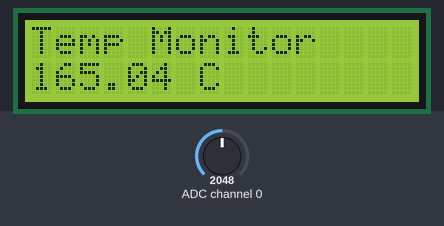
This program was run on a simulated Raspberry Pi (header pin numbers). Parts: 16×2 character LCD. The test bench sets the inputs (shaded band); at power-on: ADC channel 0 = 2048 (analog values on the 0–4095 scale).

Above: at 2.2 s.
2.3 s: ADC channel 0 set to 2866
At 3.8 s:
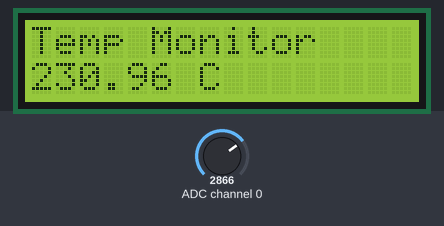
4.6 s: ADC channel 0 set to 3603
At 5.5 s:
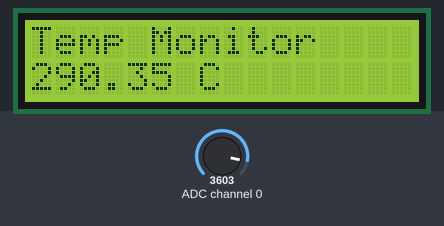
6.7 s: ADC channel 0 set to 4095
At 8.4 s:
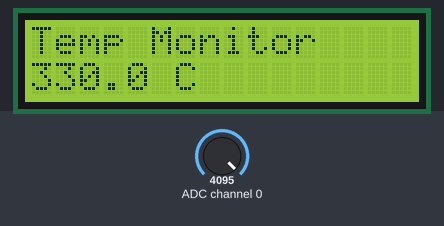
Timing chart, 0 to 9.9 s (numbered marks = the images above; inputs shaded):
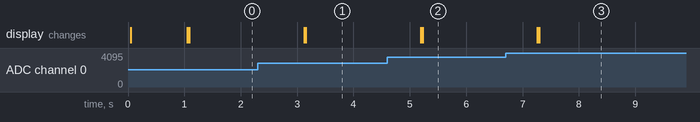

Measured:
- after the input at 2.3 s, the display: first changes after 0.82 s (image 1 shows a later state)
- after the input at 4.6 s, the display: first changes after 0.60 s (image 2 shows a later state)
- after the input at 6.7 s, the display: first changes after 0.56 s (image 3 shows a later state)

The program:

Temperature_monitor_code_.py
```python
import spidev
import time
import RPi.GPIO as GPIO

LCD_PINS = {
    'RS': 15,
    'E': 16,
    'D4': 7,
    'D5': 11,
    'D6': 12,
    'D7': 13
}
TEMP_CHANNEL = 0
LCD_WIDTH = 16


GPIO.setmode(GPIO.BOARD)
GPIO.setwarnings(False)

for pin in LCD_PINS.values():
    GPIO.setup(pin, GPIO.OUT)

spi = spidev.SpiDev()
spi.open(0, 0)  # Bus 0, Device 0 (CE0 = Pin 24)


def lcd_init():
    """Initialize LCD"""
    commands = [0x33, 0x32, 0x06, 0x0C, 0x28, 0x01]
    for cmd in commands:
        lcd_byte(cmd, False)
    time.sleep(0.0005)

def lcd_byte(value, is_char):
    """Send byte in 4-bit mode"""
    GPIO.output(LCD_PINS['RS'], is_char)

    for nibble in [value >> 4, value & 0x0F]:
        for i, pin in enumerate(['D4', 'D5', 'D6', 'D7']):
            GPIO.output(LCD_PINS[pin], bool(nibble & (1 << i)))
        lcd_pulse()

def lcd_pulse():
    """Pulse Enable pin"""
    GPIO.output(LCD_PINS['E'], True)
    time.sleep(0.0005)
    GPIO.output(LCD_PINS['E'], False)
    time.sleep(0.0005)

def lcd_print(text, line):
    """Print to LCD line 1 or 2"""
    lcd_byte(0x80 if line == 1 else 0xC0, False)
    for char in text.ljust(LCD_WIDTH)[:LCD_WIDTH]:
        lcd_byte(ord(char), True)


def read_adc(channel):
    """Read from MCP3208 (12-bit ADC)"""
    # MCP3208 protocol: Start bit + SGL/DIFF + D2,D1,D0 + X,X,X,X
    # Byte 1: 0x06 (start + single mode)
    # Byte 2: channel << 6

    adc = spi.xfer2([0x06, (channel << 6), 0])

    # Combine 12-bit result from bytes 2 and 3
    # adc[1] has B11-B8 in lower nibble, adc[2] has B7-B0
    value = ((adc[1] & 0x0F) << 8) + adc[2]
    return value

def read_temp():
    """Convert LM35 reading to Celsius"""
    adc_value = read_adc(TEMP_CHANNEL)

    # LM35: 10mV per °C, 0V at 0°C
    # MCP3208: 12-bit (0-4095), 3.3V reference
    # Voltage = (adc / 4095) * 3.3
    # Temp = Voltage / 0.01 = Voltage * 100

    voltage = (adc_value * 3.3) / 4095
    temp = voltage * 100  # 10mV per °C

    return round(temp, 2)


def main():
    try:
        lcd_init()
        lcd_print("Temp Monitor", 1)
        time.sleep(1)

        while True:
            temp = read_temp()
            lcd_print(f"{temp} C", 2)
            time.sleep(1)

    except KeyboardInterrupt:
        pass
    finally:
        lcd_print("Goodbye!", 1)
        time.sleep(0.5)
        GPIO.cleanup()
        spi.close()

if __name__ == '__main__':
    main()
```
